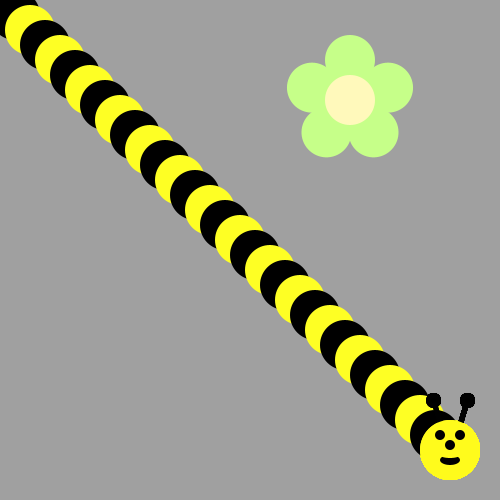
Frame 1 (no input)
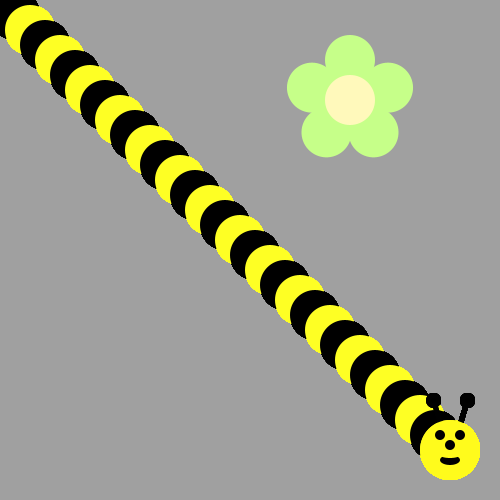
Frame 60 (the mouse pressed at the canvas centre just before this capture)
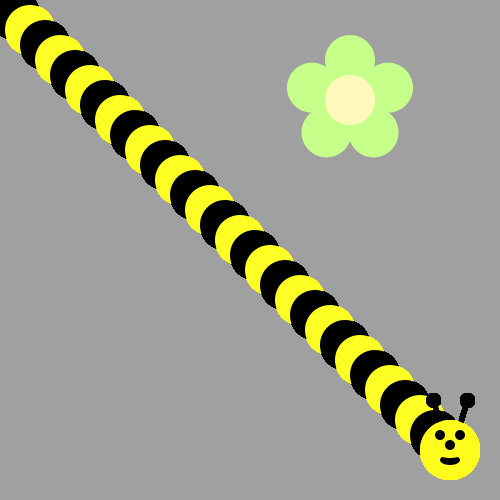
Frame 120 (the mouse held since frame 60 and released just before this capture)

The Processing sketch that drew these frames (run headless with seeded random() and noise(); from frame 60 on, the mouse is pressed at the canvas centre):

// Processing sketch: bumble_bee
// ── bumble_bee.pde
  
void setup() {
     ellipseMode(CENTER);
     size(500, 500);
     background(160, 160, 160);
     drawFlower(350, 100);
}

void draw() {
  for (int i = 0; i <= 450; i+=15) {
    if (i % 2 == 0){
      fill(#FEFF24);
    }
    else {
      fill(0,0,0);
    }
    ellipse(i,i,50,50);
    drawBeeFace(450,450);
  }
// First run the program and you should see a flower.  
  
  
/* Then, use a loop to make a body for the Bee! 
(see the image on the recipe, it's a diagonal line of circles)
Use modulo to make the colors alternate between yellow and black
*/



/*
Now put his head on using drawBeeFace(x,y)
*/

}

/**************   Use these methods but  DON'T CHANGE THE CODE BELOW  **************/

void drawFlower(int x, int y) {
     noStroke();
     translate(x, y);
     // draw 5 petals, rotating after each one
     fill(#c6ff89);      // green
      for (int i = 0; i < 5; i++) {
           ellipse(0, -40, 50, 50);
          rotate(radians(72));
     }
     fill(#fff9bb); // light yellow
     ellipse(0, 0, 50, 50);
} 
void drawBeeFace(int BeeFaceX, int BeeFaceY) {
     noStroke();
     fill(0, 0, 0);
     stroke(1);
     strokeWeight(5);
     line(BeeFaceX-10, BeeFaceY-27, BeeFaceX-17, BeeFaceY-50);
     line(BeeFaceX+10, BeeFaceY-27, BeeFaceX+17, BeeFaceY-50);
     ellipse(BeeFaceX-17, BeeFaceY-50, 10, 10);
     ellipse(BeeFaceX+17, BeeFaceY-50, 10, 10);
     noStroke();
     fill(255, 251, 28);
     ellipse(BeeFaceX, BeeFaceY, 60, 60); // face
     fill(255, 237, 209);
     fill(0,0,0);
      ellipse(BeeFaceX-10, BeeFaceY-15, 10, 10); // eyes
     ellipse(BeeFaceX+10, BeeFaceY-15, 10, 10);
      ellipse(BeeFaceX, BeeFaceY-5, 10, 10); // nose
      ellipse(BeeFaceX, BeeFaceY+10, 20, 10);// mouth
     fill(255, 251, 28);
     ellipse(BeeFaceX, BeeFaceY+5, 20, 6);
}
